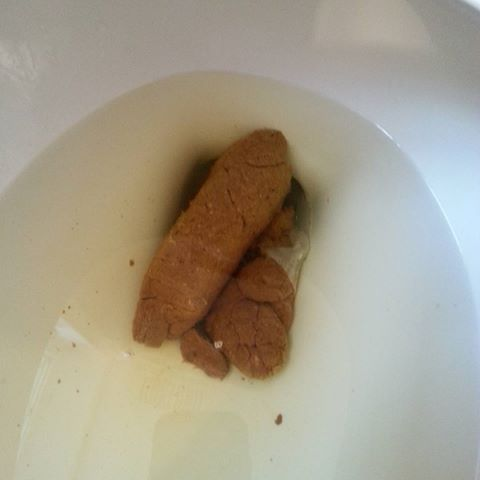
#> input picture images/stool_sample(2).jpg, 480 x 480 px, found by its file name
$ python countBlobs.py   (older library calls are emulated)
#> lines starting #> are read from the running program, lines starting #| are printed output that depends on the picture; after the words box and inside, x2 and y2 are one past the last pixel; in counts of white or black regions, pixels touching at a corner belong together; long printed decimals are rounded
import cv2

img = cv2.imread('images/stool_sample(2).jpg')
#> img is the input picture: shape (480, 480, 3); mean B, G, R 139.3, 157.5, 165.6
gray = cv2.cvtColor(img, cv2.COLOR_BGR2GRAY)
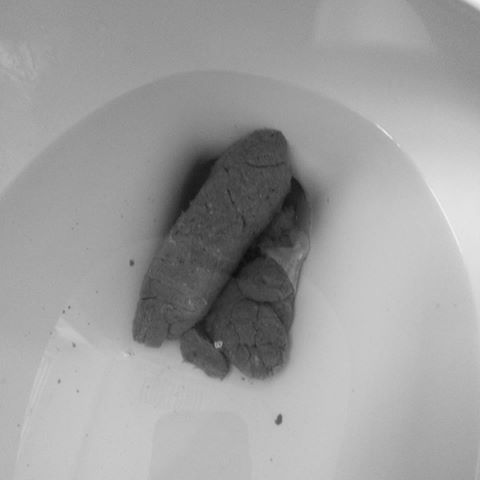
#> gray: shape (480, 480); min 13, max 242, mean 157.8

ret, thresh = cv2.threshold(gray, 100, 255, 1)
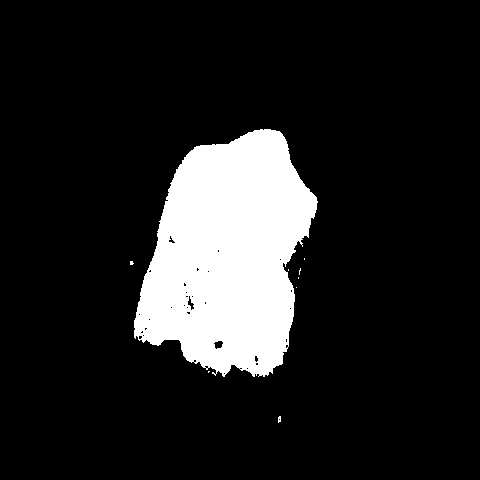
#> thresh: shape (480, 480); 13.6% white; 9 white regions (8 under 20 px)
_, contours,h = cv2.findContours(
    thresh,
    cv2.RETR_EXTERNAL,
    cv2.CHAIN_APPROX_SIMPLE
)
#> contours = 9 contours, 8 with area under 20; largest, box (x1, y1, x2, y2) and area: (134, 129, 318, 377) 31018; h = [[1, -1, -1, -1], [2, 0, -1, -1], [3, 1, -1, -1], [4, 2, -1, -1], [5, 3, -1, -1], [6, 4, -1, -1], [7, 5, -1, -1], [8, 6, -1, -1], [-1, 7, -1, -1]]

total_len_contours = 0
contour_info = []

for cnt in contours:
    cv2.drawContours(img,[cnt],0,(0,0,255),1)

    contour_info.append((
        cnt,
        cv2.isContourConvex(cnt),
        cv2.contourArea(cnt),
    ))
#> this loop made 9 passes
#> cnt on passes 2, 3, 4, 5, 8: [[208, 371], [208, 372], [209, 371]], [[296, 287]], [[298, 277], [298, 278]], [[288, 269], [288, 270]], [[304, 258], [304, 259]]
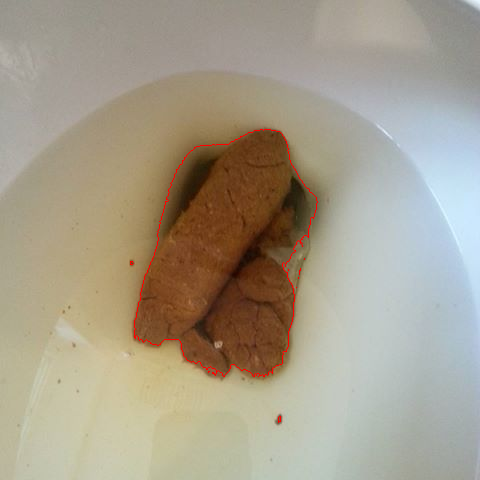
#> img: shape (480, 480, 3); 0.35% of pixels changed, all inside (x1, y1, x2, y2) = (130, 129, 318, 423)
#> after the loop, contour_info = 9 items

contour_info = sorted(contour_info, key=lambda x: x[2], reverse=True)
print (cv2.arcLength(contour_info[0][0], True))
#| 885.536
print (len(contours))
#| 9
cv2.namedWindow("img", 0)
cv2.imshow('img', img)
cv2.resizeWindow('img', 600,600)
cv2.waitKey(4000)

$ run again, with images/stool_sample(1).jpg copied over images/stool_sample(2).jpg
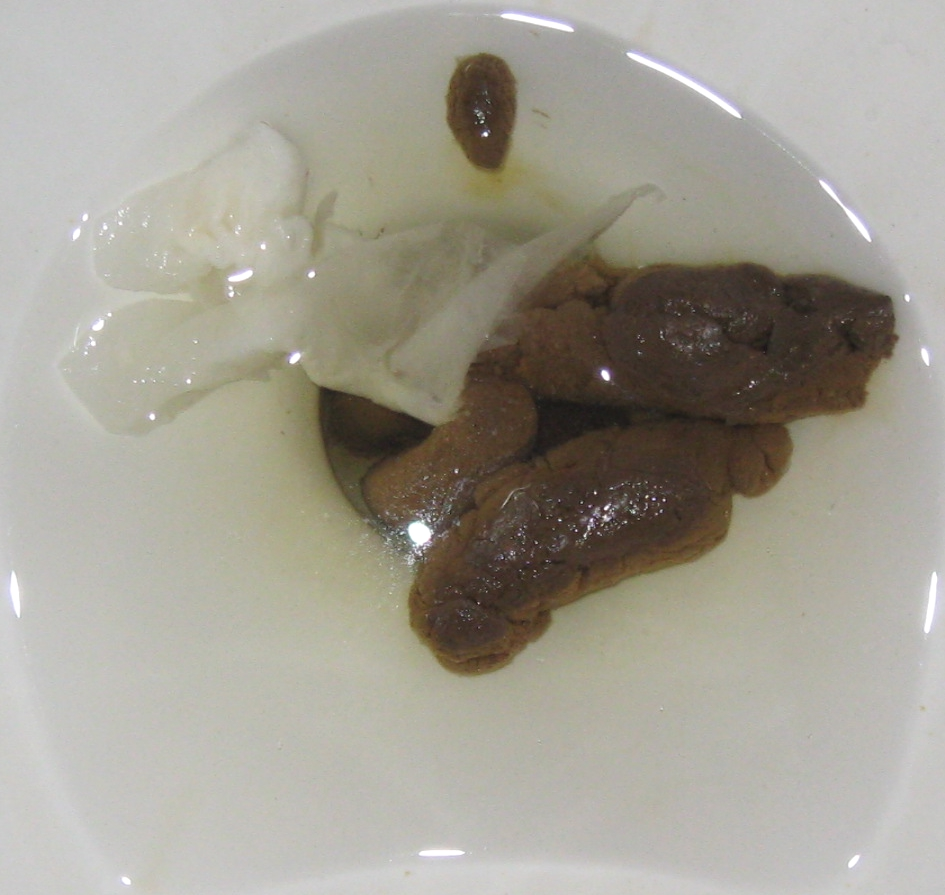
#> input picture images/stool_sample(1).jpg, 945 x 895 px, found by its file name
#> img is the input picture: shape (895, 945, 3); mean B, G, R 147.4, 158.4, 162.4
#> `ret, thresh = cv2.threshold(gray, 100, 255, 1)`:
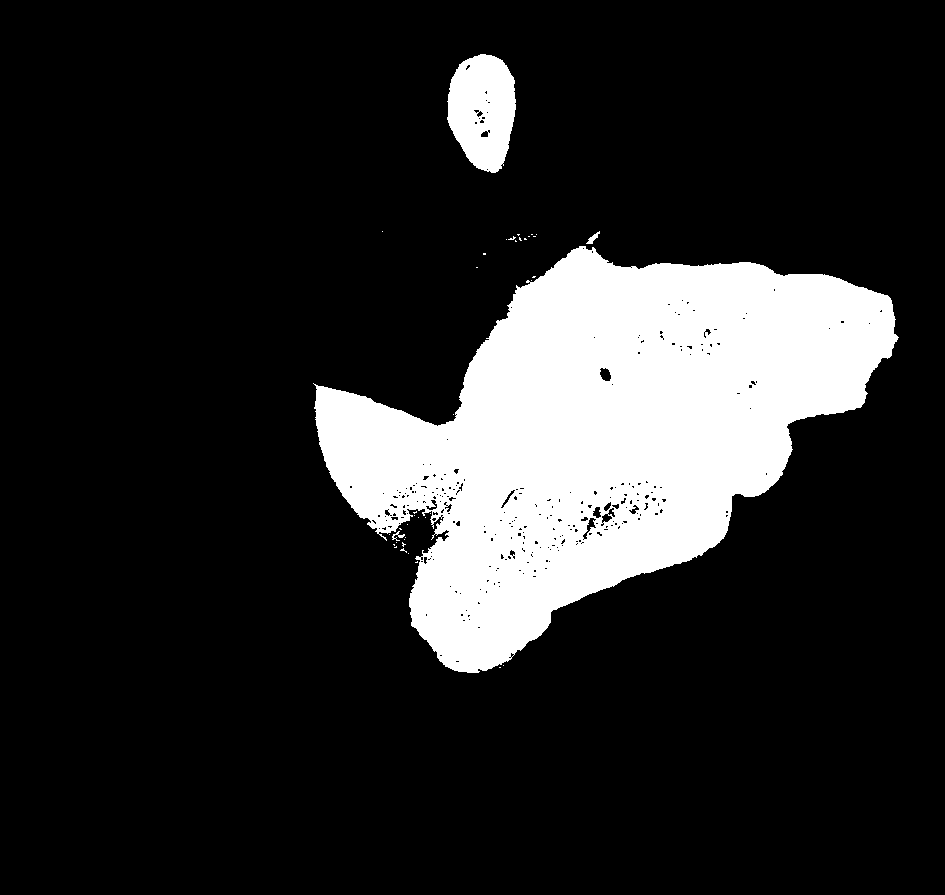
#> thresh: shape (895, 945); 16.3% white; 39 white regions (35 under 20 px)
#> contours = 39 contours, 35 with area under 20; largest, box (x1, y1, x2, y2) and area: (313, 246, 899, 673) 132446, (447, 54, 516, 173) 6086, (586, 231, 600, 244) 50, (392, 531, 405, 541) 22; h = 39 rows, first 6: [1, -1, -1, -1], [2, 0, -1, -1], [3, 1, -1, -1], [4, 2, -1, -1], [5, 3, -1, -1], [6, 4, -1, -1]
#> the loop `for cnt in contours:` made 39 passes
#> cnt on passes 1, 2, 3, 4, 6, 7, 9, 10: [[499, 667], [500, 667]], [[503, 665]], [[417, 561], [416, 562], [415, 562], [417, 562]], [[408, 553]], [[396, 546], [395, 547], [394, 547], [396, 547]], [[393, 544], [394, 545], [394, 544]], [[396, 542]], [[404, 539]]
#> after the loop `for cnt in contours:`:
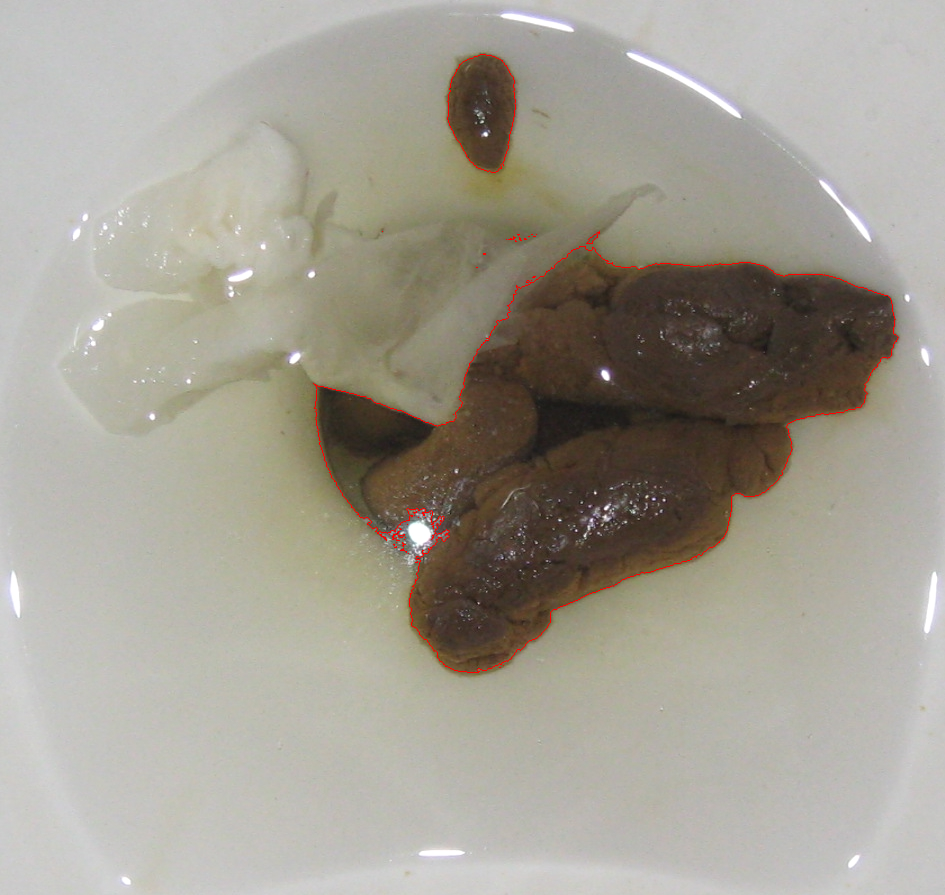
#> img: shape (895, 945, 3); 0.28% of pixels changed, all inside (x1, y1, x2, y2) = (313, 54, 899, 673)
#> after the loop `for cnt in contours:`: contour_info = 39 items
#| 2240.601
#| 39

$ run again, with images/blood_in_stool_sample(1).jpg copied over images/stool_sample(2).jpg
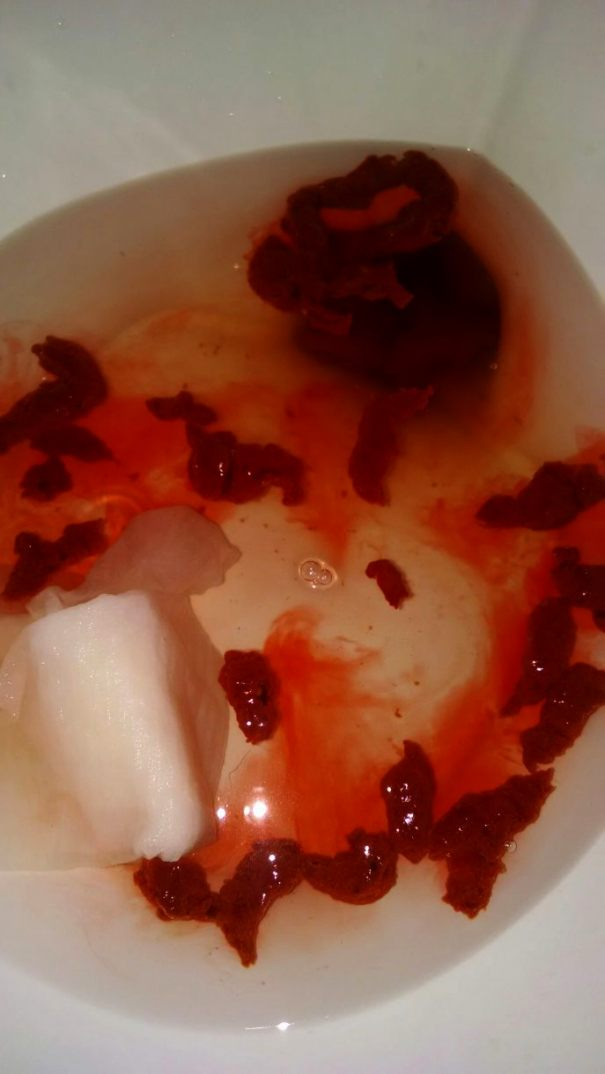
#> input picture images/blood_in_stool_sample(1).jpg, 605 x 1074 px, found by its file name
#> img is the input picture: shape (1074, 605, 3); mean B, G, R 71.7, 90.8, 142.6
#> `ret, thresh = cv2.threshold(gray, 100, 255, 1)`:
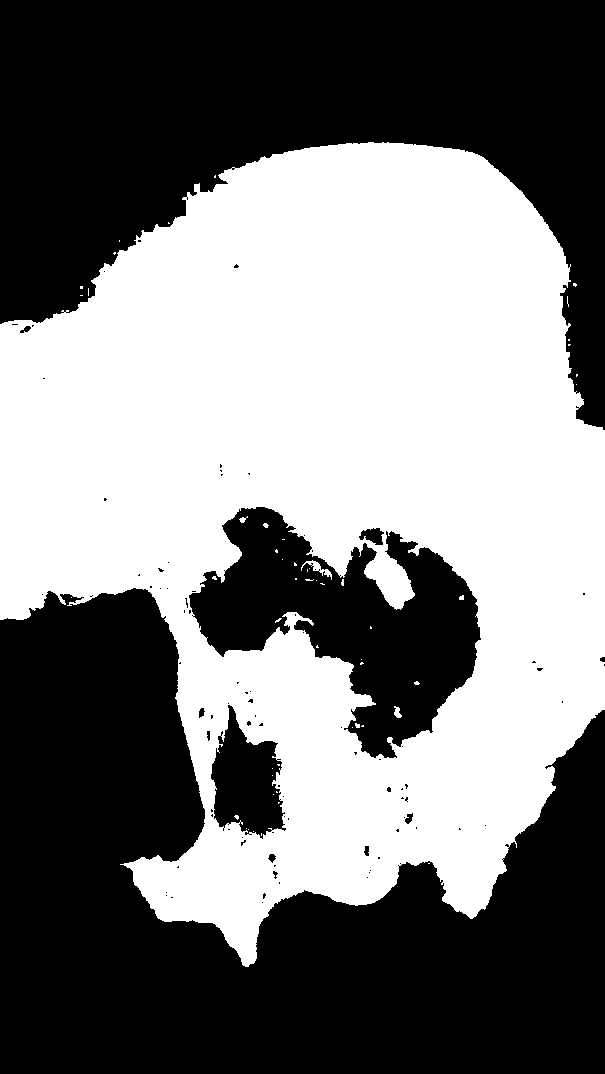
#> thresh: shape (1074, 605); 47.6% white; 53 white regions (46 under 20 px)
#> contours = 16 contours, 15 with area under 20; largest, box (x1, y1, x2, y2) and area: (0, 142, 605, 967) 349574; h = 16 rows, first 6: [1, -1, -1, -1], [2, 0, -1, -1], [3, 1, -1, -1], [4, 2, -1, -1], [5, 3, -1, -1], [6, 4, -1, -1]
#> the loop `for cnt in contours:` made 16 passes
#> cnt on passes 1, 2, 3, 4, 5, 6, 8, 9: [[428, 863], [429, 863]], [[71, 597]], [[576, 384]], [[576, 374], [576, 376], [577, 375], [577, 374]], [[568, 344], [568, 345], [569, 345], [570, 344]], [[568, 339], [568, 340], [569, 340], [569, 339]], [[80, 295], [82, 295]], [[88, 288], [88, 295]]
#> after the loop `for cnt in contours:`:
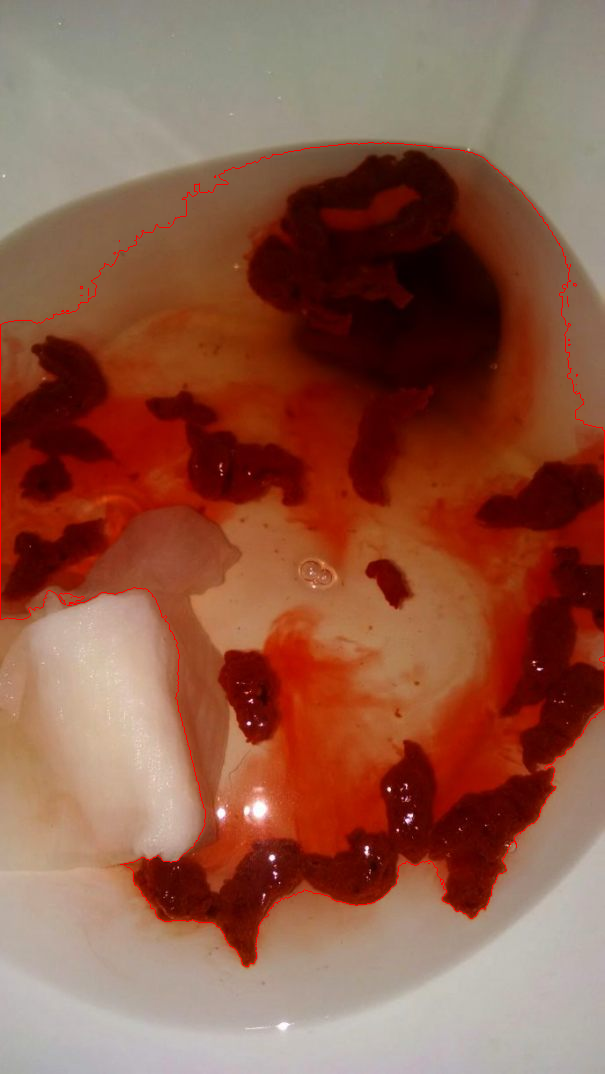
#> img: shape (1074, 605, 3); 0.46% of pixels changed, all inside (x1, y1, x2, y2) = (0, 142, 605, 967)
#> after the loop `for cnt in contours:`: contour_info = 16 items
#| 3318.550
#| 16
